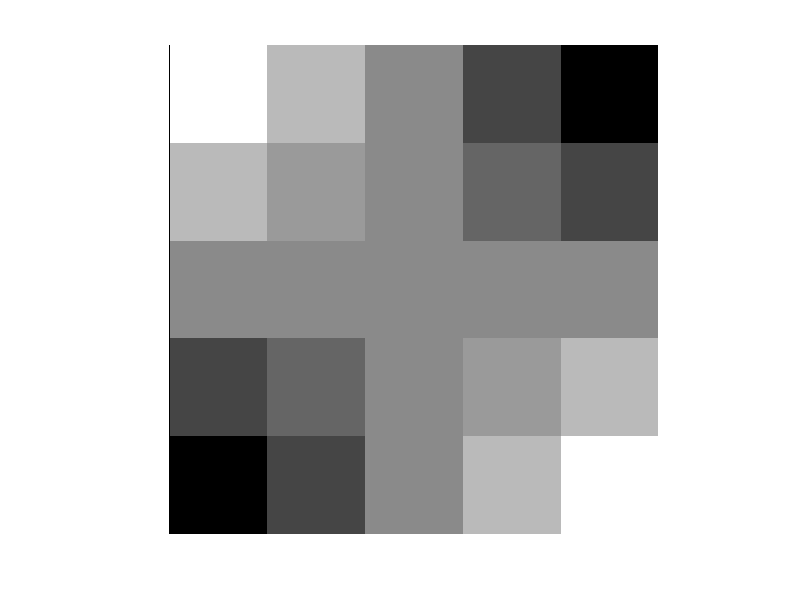

This chart was generated by the following MATLAB code:
image = zeros(5)
x = 0:0.25:1
y = 0:0.25:1

for col = 1:5
    for row = 1:5
        image(col,row) = x(col) * (1 - y(row)) + y(row) * (1 - x(col));
        
    end
end

image
image_quant = round(image.*15)
image_gray = mat2gray(image_quant)
imshow(flipud(image_gray),'InitialMagnification','fit')